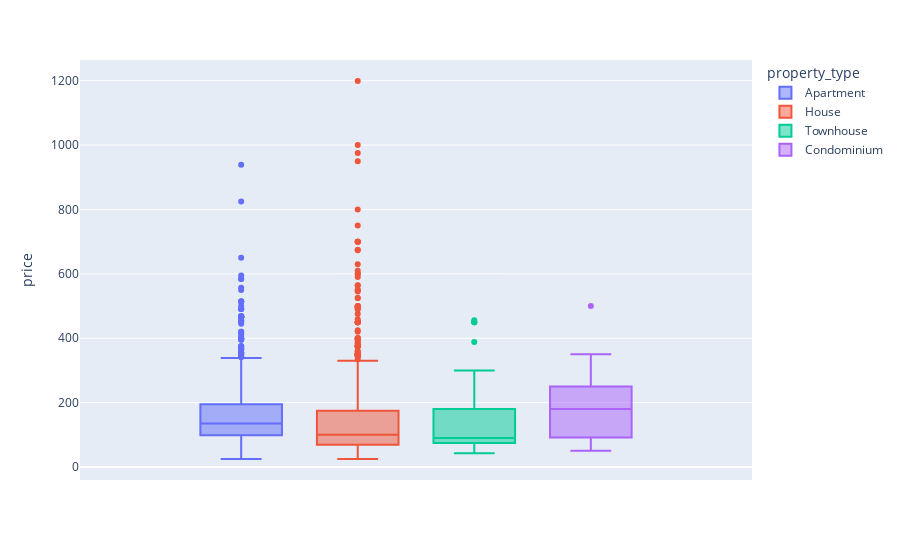

This figure's notebook cell:
### Code cell
fig = px.box(calendario_precio[calendario_precio["date"]=="2016-07-23"], y="price", color="property_type")
fig.show()

### Figure 1 — Plotly figure (JSON) as saved in the notebook; plotly's stock layout.template omitted (floating-point values rounded to 4 significant figures; data arrays with more than 128 entries replaced by an {"elided": "..."} marker saying what was removed)
{"data": [{"alignmentgroup": "True", "hovertemplate": "property_type=Apartment<br>price=%{y}<extra></extra>", "legendgroup": "Apartment", "marker": {"color": "#636efa"}, "name": "Apartment", "notched": false, "offsetgroup": "Apartment", "orientation": "v", "showlegend": true, "type": "box", "x0": " ", "xaxis": "x", "y": {"elided": "787 int values"}, "y0": " ", "yaxis": "y"}, {"alignmentgroup": "True", "hovertemplate": "property_type=House<br>price=%{y}<extra></extra>", "legendgroup": "House", "marker": {"color": "#EF553B"}, "name": "House", "notched": false, "offsetgroup": "House", "orientation": "v", "showlegend": true, "type": "box", "x0": " ", "xaxis": "x", "y": {"elided": "868 int values"}, "y0": " ", "yaxis": "y"}, {"alignmentgroup": "True", "hovertemplate": "property_type=Townhouse<br>price=%{y}<extra></extra>", "legendgroup": "Townhouse", "marker": {"color": "#00cc96"}, "name": "Townhouse", "notched": false, "offsetgroup": "Townhouse", "orientation": "v", "showlegend": true, "type": "box", "x0": " ", "xaxis": "x", "y": [80, 83, 110, 84, 122, 150, 60, 130, 260, 200, 55, 204, 43, 75, 79, 150, 450, 75, 55, 60, 115, 388, 225, 450, 300, 79, 79, 180, 50, 180, 90, 69, 86, 69, 65, 456, 90, 90, 49, 450, 88, 97, 150, 87, 75], "y0": " ", "yaxis": "y"}, {"alignmentgroup": "True", "hovertemplate": "property_type=Condominium<br>price=%{y}<extra></extra>", "legendgroup": "Condominium", "marker": {"color": "#ab63fa"}, "name": "Condominium", "notched": false, "offsetgroup": "Condominium", "orientation": "v", "showlegend": true, "type": "box", "x0": " ", "xaxis": "x", "y": [250, 150, 65, 120, 200, 89, 150, 280, 350, 210, 238, 180, 349, 262, 190, 290, 149, 285, 195, 195, 220, 70, 75, 500, 100, 51, 65, 99, 250, 150, 70, 57, 70, 150, 250], "y0": " ", "yaxis": "y"}], "layout": {"boxmode": "group", "legend": {"title": {"text": "property_type"}, "tracegroupgap": 0}, "margin": {"t": 60}, "xaxis": {"anchor": "y", "domain": [0, 1]}, "yaxis": {"anchor": "x", "domain": [0, 1], "title": {"text": "price"}}}}
